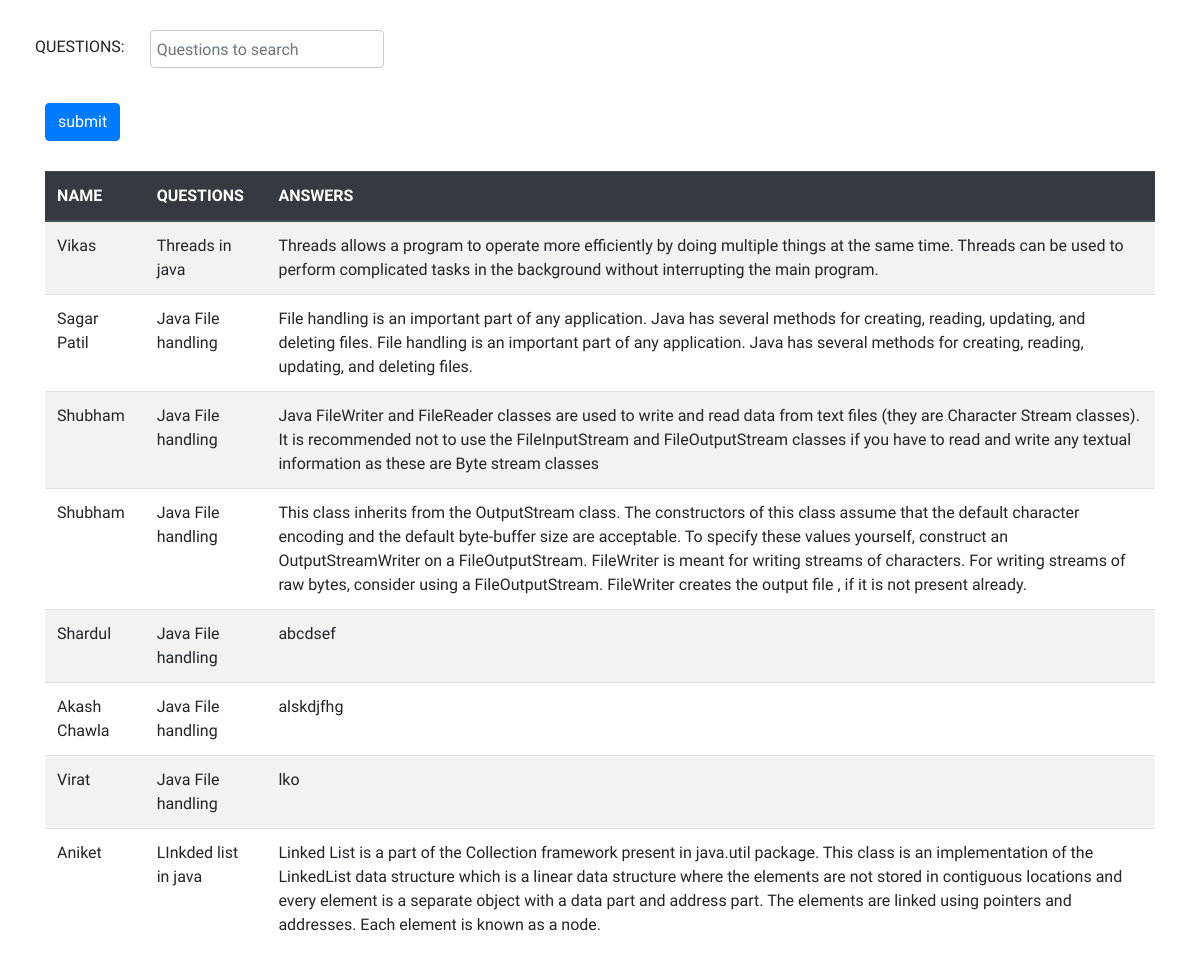
Screenshot of /stuprofile.php with the database file from the repository.
### tables this page shows
CREATE TABLE `feedback` (
  `name` text NOT NULL,
  `questions` mediumtext NOT NULL,
  `answer` text NOT NULL
);

### stuprofile.php (the view, shortened to what this page needs)
<!DOCTYPE html>
<html lang="en">
<head>
    <link rel="stylesheet" href="https://maxcdn.bootstrapcdn.com/bootstrap/4.5.2/css/bootstrap.min.css">
</head>
<body>
    <div class="container" style="margin-top: 30px">
        <form action="" method="post" enctype="multipart/form-data" name="myForm">
            <div class="row">
                    <div class="col-25 form-group">
                        <label for="year" style="padding: 5px;">QUESTIONS: </label>
                    </div>
                     <div class="col-75" style="margin-left: 20px">
                            <input class="form-control" type="text" id="questions" name="questions" placeholder="Questions to search" required>
                    </div>
            </div>
            <div>
                <input class="btn btn-primary" type="submit" value="submit" name="submit" style="margin-top: 15px;" required>
            </div>
        </form>
        <?php
    $questions="";
    ?>
        <table class="table table-striped table table-hover" style="margin-top: 30px">
            <thead  class="thead-dark">
                <tr>
                <th scope="col">NAME</th>
                    <th scope="col">QUESTIONS</th>
                    <th scope="col"> ANSWERS</th>
                </tr>
            </thead>
            <tbody>
                <?php
            $con =  mysqli_connect('localhost','root','','feedback');
            $sql2 = "SELECT * FROM feedback ";
   	    $sql = "SELECT * FROM feedback where questions='$questions'";
            if($questions==""){$sql=$sql2;}
	   $run = mysqli_query($con, $sql);
	if (mysqli_num_rows($run) > 0)
    {
         ?>
                    <?php
  	    while($row = mysqli_fetch_assoc($run))
        {
        ?>
                <tr class="table table-striped ">
                <td><?php echo $row["name"]; ?></td>
                    <td><?php echo $row["questions"]; ?></td>
                    <td><?php echo $row["answer"]; ?></td>
                </tr>
                <?php
  	    }
	}
    else
    {
        echo "<center><h3 style='color:red'>0 results</h3></center>";
	}
    ?>
            </tbody>
        </table>
    </div>
</body>
</html>

### stuprofile.php (style rules this page uses)
input[type=text], select, textarea { width: 100%; padding: 6px; border: 1px solid #ccc; border-radius: 4px; resize: vertical; }
body { font-family: 'Lexend', sans-serif; background-image: url('https://img.freepik.com/free-vector/3d-perspective-style-diamond-shape-white-background_1017-27556.jpg?size=626&ext=jpg'); background-repeat: no-repeat; background-size: cover; }

### rows the page displays
feedback: name "Vikas", questions "Threads in java", answer "Threads allows a program to operate more efficiently by doing multiple things at the same time. Threads can be used to perform complicated tasks in the background without interrupting the main program."
feedback: name "Sagar Patil", questions "Java File handling", answer "File handling is an important part of any application. Java has several methods for creating, reading, updating, and deleting files. File handling is an important part of any application. Java has several methods for creating, reading, updating, and deleting files."
feedback: name "Shubham", questions "Java File handling", answer "Java FileWriter and FileReader classes are used to write and read data from text files (they are Character Stream classes). It is recommended not to use the FileInputStream and FileOutputStream classes if you have to read and write any textual information as these are Byte stream classes"
feedback: name "Shubham", questions "Java File handling", answer "This class inherits from the OutputStream class. The constructors of this class assume that the default character encoding and the default byte-buffer size are acceptable. To specify these values yourself, construct an OutputStreamWriter on a FileOutputStream. FileWriter is meant for writing streams of characters. For writing streams of raw bytes, consider using a FileOutputStream. FileWriter creates the output file , if it is not present already."
feedback: name "Shardul", questions "Java File handling", answer "abcdsef"
feedback: name "Akash Chawla", questions "Java File handling", answer "alskdjfhg"
feedback: name "Virat", questions "Java File handling", answer "lko"
feedback: name "Aniket", questions "LInkded list in java", answer "Linked List is a part of the Collection framework present in java.util package. This class is an implementation of the LinkedList data structure which is a linear data structure where the elements are not stored in contiguous locations and every element is a separate object with a data part and address part. The elements are linked using pointers and addresses. Each element is known as a node."
